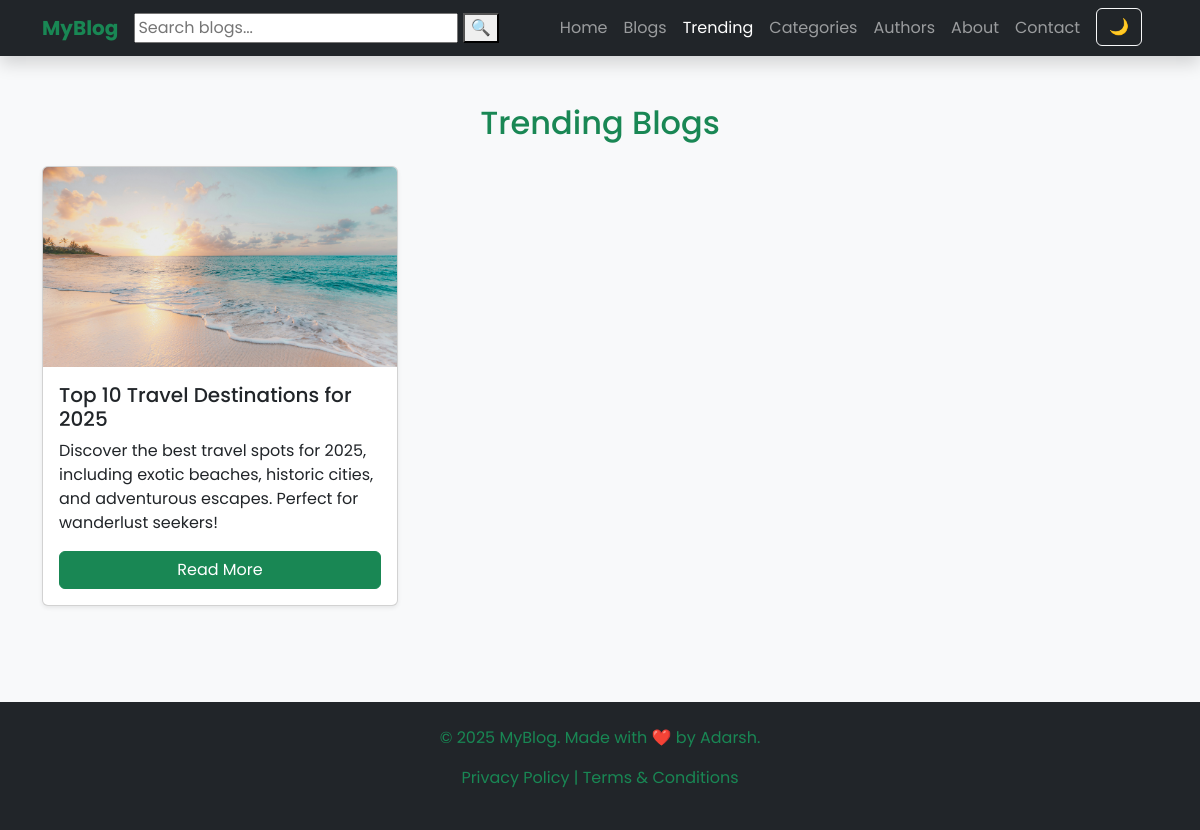
/trending, run on an earlier commit of the app's database.
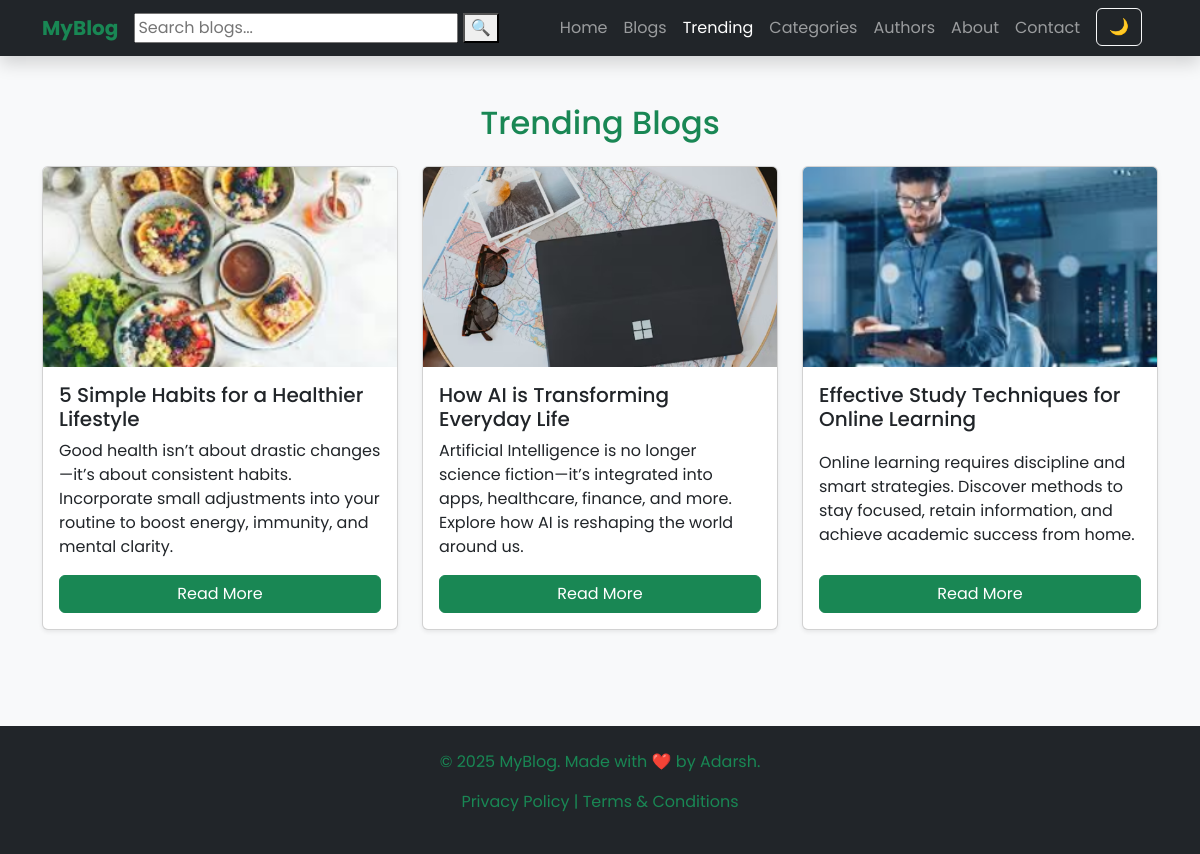
And on a later commit of the database.
### webapp/models.py (models this page shows)
class Blog(models.Model):
    STATUS_CHOICE = (
        ('draft','Draft'),
        ('published','Published')
    )
    title = models.CharField(max_length=100,unique=True)
    slug = models.SlugField(unique=TRUE,blank=True)
    category = models.ForeignKey(Category,on_delete=models.CASCADE)
    author = models.ForeignKey(User,on_delete=models.CASCADE)
    blog_image = models.ImageField(upload_to='uploads/%y/%m/%d')
    short_description = models.TextField(max_length=1000)
    blog_body = models.TextField(max_length=3000)
    views = models.IntegerField(null=True)
    comment = models.IntegerField(null=True)
    status = models.CharField(max_length=100,choices= STATUS_CHOICE, default='draft')
    is_feacherd = models.BooleanField(default=False)
    created_at = models.DateTimeField(auto_now_add=True)
    updated_at = models.DateTimeField(auto_now=True)

### webapp/views.py (the view)
# urls.py: path('trending',trending,name='trending'),
def trending(request):
    trending_blogs = Blog.objects.all().order_by('-id')[:3]
    context = {
        'trending_blogs': trending_blogs,
    }
    return render(request,'trending.html',context)

### templates/trending.html (shortened to what this page needs)
{% extends 'base.html' %}
{% block content %}
  <section class="container py-5">
  <h2 class="text-success text-center mb-4">Trending Blogs</h2>
  <div class="row g-4">
    {% for blog in trending_blogs %}
    <div class="col-md-4 col-sm-6">
      <div class="card h-100 shadow-sm">
        <img src="{{ blog.blog_image.url }}" class="card-img-top" alt="{{ blog.title }}">
        <div class="card-body">
          <h5 class="card-title">{{ blog.title }}</h5>
          <p class="card-text">{{ blog.short_description }}</p>
          <a href="{% url 'blog-detail' blog.id %}" class="btn btn-success">Read More</a>
        </div>
      </div>
    </div>
    {% endfor %}
  </div>
</section>
{% endblock %}

### templates/base.html (shortened to what this page needs)
{% load static %}
<!DOCTYPE html>
<html lang="en">
<head>
    <link href="https://cdn.jsdelivr.net/npm/bootstrap@5.3.3/dist/css/bootstrap.min.css" rel="stylesheet">
    <link rel="stylesheet" href="{% static 'css/style.css' %}">
</head>
<body>
    <nav class="navbar navbar-expand-lg navbar-dark bg-dark shadow sticky-top">
        <div class="container">
            <a class="navbar-brand fw-bold text-success" href="#">MyBlog</a>
            <div class="search-box">
                <input type="text" id="searchInput" placeholder="Search blogs...">
                <button id="searchBtn">🔍</button>
            </div>
            <div class="collapse navbar-collapse justify-content-end" id="navbarNav">
                <ul class="navbar-nav align-items-left me-3">
                    <li class="nav-item"><a class="nav-link {% if  request.resolver_match.url_name == 'home' %} active{% endif %}" href="{% url 'home' %}">Home</a></li>
                    <li class="nav-item"><a class="nav-link {% if request.resolver_match.url_name == 'blogs' %}active{% endif %}" href="{% url 'blogs' %}">Blogs</a></li>
                    <li class="nav-item"><a class="nav-link {% if request.resolver_match.url_name == 'trending' %}active{% endif %}" href="{% url 'trending' %}">Trending</a></li>
                    <li class="nav-item"><a class="nav-link {% if  request.resolver_match.url_name == 'categories' %}active{% endif %}" href="{% url 'categories' %}">Categories</a></li>
                    <li class="nav-item"><a class="nav-link {% if request.resolver_match.url_name == 'authors' %}active{% endif %}" href="{% url 'authors' %}">Authors</a></li>
                    <li class="nav-item"><a class="nav-link {% if request.resolver_match.url_name == 'about' %}active{% endif %}" href="{% url 'about' %}">About</a></li>
                    <li class="nav-item"><a class="nav-link {% if request.resolver_match.url_name == 'contact' %}active{% endif %}" href="{% url 'contact' %}">Contact</a></li>
                    <li><button id="darkModeBtn" class="btn btn-outline-light ms-2">🌙</button></li>
                </ul>
            </div>
        </div>
    </nav>
    {% block content %}
    {% endblock %}
    <footer class="bg-dark text-center text-success py-4 mt-5">
        <p>© 2025 MyBlog. Made with ❤️ by Adarsh.</p>
        <p><a href="#" class="text-success">Privacy Policy</a> | <a href="#" class="text-success">Terms & Conditions</a>
        </p>
    </footer>
</body>
</html>

### static/css/style.css (style rules this page uses)
body { font-family: 'Poppins', sans-serif; margin:0; background: #f8f9fa; color:#212529; scroll-behavior:smooth; }
a { text-decoration: none; }
li { list-style: none; }
.card-img-top { height: 200px; object-fit: cover; }
.card { min-height: 350px; transition: transform 0.3s; }
.card-body { display: flex; flex-direction: column; justify-content: space-between; }
.navbar { transition: 0.3s; }
footer a { color: #4caf50; }

What changed in the data, as far as the page shows it:
no longer on this page (row unchanged): Blog: blog_image (picture), title "Top 10 Travel Destinations for 2025", short_description "Discover the best travel spots for 2025, including exotic beaches, historic cities, and adventurous escapes. Perfect for wanderlust seekers!"
added Blog: blog_image (picture), title "5 Simple Habits for a Healthier Lifestyle", short_description "Good health isn’t about drastic changes—it’s about consistent habits. Incorporate small adjustments into your routine to boost energy, immunity, and mental clarity."
added Blog: blog_image (picture), title "How AI is Transforming Everyday Life", short_description "Artificial Intelligence is no longer science fiction—it’s integrated into apps, healthcare, finance, and more. Explore how AI is reshaping the world around us."
added Blog: blog_image (picture), title "Effective Study Techniques for Online Learning", short_description "Online learning requires discipline and smart strategies. Discover methods to stay focused, retain information, and achieve academic success from home."
